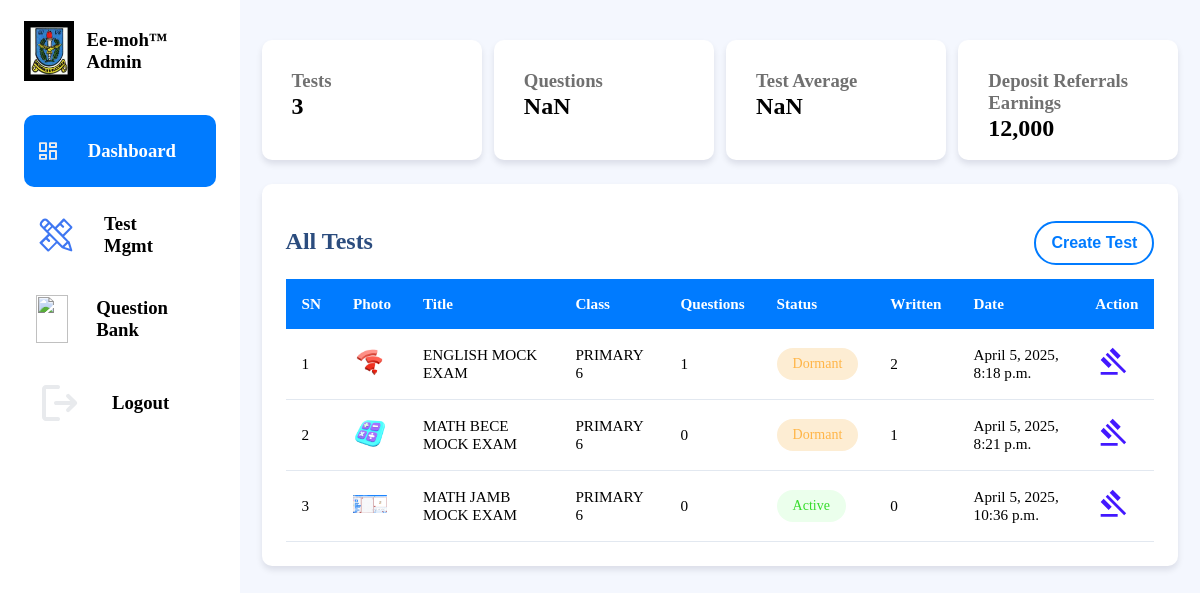
/administrator/test_mgmt/ (signed in), run on an earlier commit of the app's database.
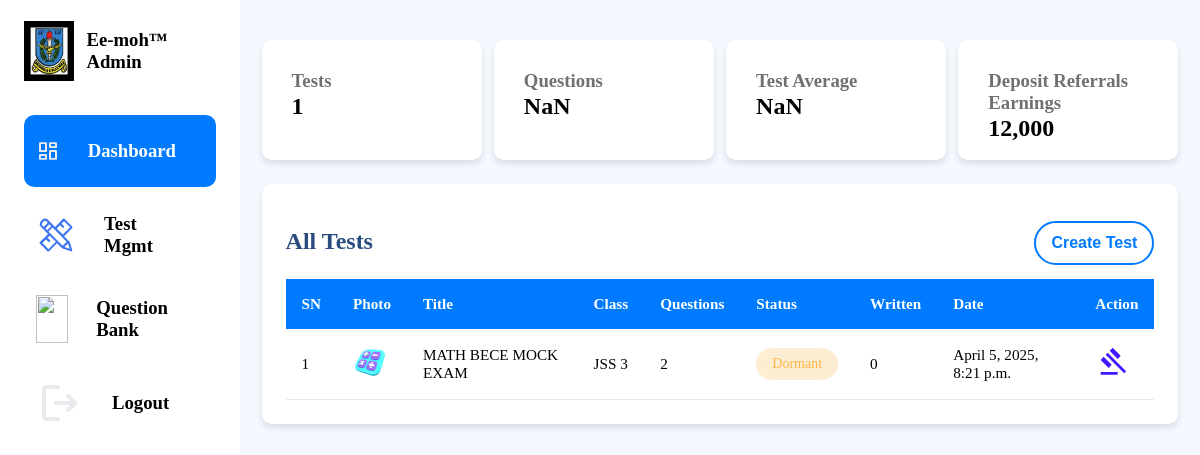
And on a later commit of the database.
### tester/models.py (models this page shows, shortened)
class Test(models.Model):
    title = models.CharField(max_length=33)
    description = models.CharField(max_length=200)
    image = models.ImageField(upload_to='course/')
    is_active = models.BooleanField(default=False)
    form = models.ForeignKey(Form, on_delete=models.CASCADE)
    mark = models.IntegerField(default=1)
    duration = models.IntegerField(default=30)
    created = models.DateTimeField(auto_now_add=True, blank=True, null=True)

### authenticator/models.py (models this page shows, shortened)
class Form(models.Model):
    name = models.CharField(max_length=33)
    form_img = models.ImageField(upload_to='form_images/', null=True, blank=True)

### administration/views.py (the view)
# urls.py: path('test_mgmt/', views.test_mgmt, name="test_mgmt"),
@staff_member_required
def test_mgmt(request):
    context = {
        "total_tests": Test.objects.all().count(),
        "tests": Test.objects.all(),
    }
    return render(request, "administration/test_mgmt/test_mgmt.html", context)

### administration/context_processors.py (called while the page is built)
def app_information(request):
    app_info = AppInfo.objects.first()
    return {
        'app_info': app_info
    }

### administration/templates/administration/test_mgmt/test_mgmt.html (shortened to what this page needs)
{% extends "administration/admin_base.html" %}
{% load static %}
{% block content %}
{% block page_style %}
<link type="text/css" href="{% static 'style/form.css' %}" rel="stylesheet" />
{% endblock %}
<div id="home" class="tabcontent">
    <div class="status-container">
        <div class="status-tab">
            <h3>Tests</h3>
            <h2 class="status-text"> <b class="formatted-price">{{ total_tests }}</b> </h2>
        </div>
        <div class="status-tab">
            <a href="#">
                <h3>Questions</h3>
                <h2><b class="formatted-price">{{ approved_tests }}</b></h2>
            </a>
        </div>
        <div class="status-tab">
            <a href="#">
                <h3>Test Average</h3>
                <h2><b class="formatted-price">{{ un_approved_tests }}</b></h2>
            </a>
        </div>
        <div class="status-tab">
            <h3>Deposit Referrals Earnings</h3>
            <h2><b class="formatted-price">12000</b></h2>
        </div>
    </div>
        <div class="table-wrapper">
            <div class="row" >
                <h2 class="table-title">All Tests</h2>
                <a href="{% url 'administration:create_test' %}"><button class="action_btn">Create Test</button></a>
            </div>
            <table class="modern-table">
                <thead>
                    <tr>
                        <th>SN</th>
                        <th>Photo</th>
                        <th>Title</th>
                        <th>Class</th>
                        <th>Questions</th>
                        <th>Status</th>
                        <th>Written</th>
                        <th>Date</th>
                        <th>Action</th>
                    </tr>
                </thead>
                <tbody>
                    {% for test in tests %}
                    <tr >
                        <td>{{ forloop.counter }}</td>
                        <td data-label="Photo">
                            {% if test.image %}
                                <img src="{{ test.image.url }}" />
                            {% else %}
                                <img src="{% static 'img/user.jpg' %}" />
                            {% endif %}
                        </td>
                        <td data-label="Title">{{ test.title }}</td>
                        <td data-label="Form">{{ test.form.name }}</td>
                        <td data-label="Questions">{{ test.question_set.count }}</td>
                        {% if test.is_active %}
                            <td data-label="Status">
                                <span class="status status-active">Active</span>
                            </td>
                        {% else %}
                            <td data-label="Status">
                                <span class="status status-pending">Dormant</span>
                            </td>
                        {% endif %}
                        <td data-label="Written">{{ test.testsession_set.count }}</td>
                        <td data-label="Date">{{ test.created }}</td>
                        <a>
                        <td data-label="Action">
                            <a href="{% url 'administration:edit_test' test.id %}"><img src="{% static 'img/icns/gavel.svg' %}" /></a>
                        </td>
                    </a>
                    </tr>
                    {% empty %}
                    <tr >
                        <td colspan="7"><span class="status status-inactive">No Data</span></td>
                    </tr>
                    {% endfor %}
                </tbody>
            </table>
        </div>
    </div>
</div>
{% endblock %}

What changed in the data, as far as the page shows it:
removed Test: image (placeholder picture), title "ENGLISH MOCK EXAM", form.name "PRIMARY 6", question_set.count "1", is_active "Dormant", testsession_set.count "2", created "April 5, 2025, 8:18 p.m."
removed Test: image (picture), title "MATH JAMB MOCK EXAM", form.name "PRIMARY 6", question_set.count "0", is_active "Active", testsession_set.count "0", created "April 5, 2025, 10:36 p.m."
changed Test "MATH BECE MOCK EXAM": form.name "PRIMARY 6" → "JSS 3"; question_set.count "0" → "2"; testsession_set.count "1" → "0"
Also different on the page:
{{ total_tests }}: "3" → "1"
